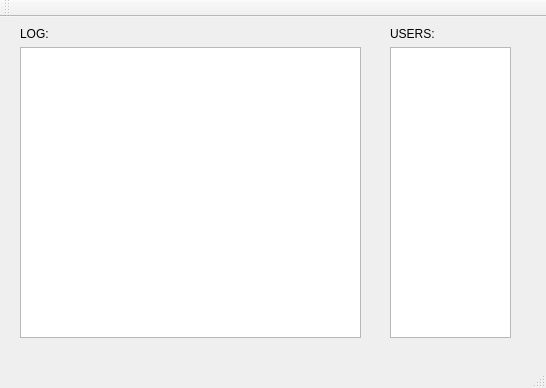
<?xml version="1.0" encoding="UTF-8"?>
<ui version="4.0">
 <class>Server</class>
 <widget class="QMainWindow" name="Server">
  <property name="geometry">
   <rect>
    <x>0</x>
    <y>0</y>
    <width>546</width>
    <height>388</height>
   </rect>
  </property>
  <property name="windowTitle">
   <string>Server</string>
  </property>
  <widget class="QWidget" name="centralWidget">
   <widget class="QLabel" name="label">
    <property name="geometry">
     <rect>
      <x>20</x>
      <y>10</y>
      <width>59</width>
      <height>14</height>
     </rect>
    </property>
    <property name="text">
     <string>LOG:</string>
    </property>
   </widget>
   <widget class="QTextEdit" name="txtLog">
    <property name="geometry">
     <rect>
      <x>20</x>
      <y>30</y>
      <width>341</width>
      <height>291</height>
     </rect>
    </property>
   </widget>
   <widget class="QLabel" name="label_2">
    <property name="geometry">
     <rect>
      <x>390</x>
      <y>10</y>
      <width>59</width>
      <height>14</height>
     </rect>
    </property>
    <property name="text">
     <string>USERS:</string>
    </property>
   </widget>
   <widget class="QListWidget" name="listUsers">
    <property name="geometry">
     <rect>
      <x>390</x>
      <y>30</y>
      <width>121</width>
      <height>291</height>
     </rect>
    </property>
   </widget>
  </widget>
  <widget class="QMenuBar" name="menuBar">
   <property name="geometry">
    <rect>
     <x>0</x>
     <y>0</y>
     <width>546</width>
     <height>19</height>
    </rect>
   </property>
  </widget>
  <widget class="QToolBar" name="mainToolBar">
   <attribute name="toolBarArea">
    <enum>TopToolBarArea</enum>
   </attribute>
   <attribute name="toolBarBreak">
    <bool>false</bool>
   </attribute>
  </widget>
  <widget class="QStatusBar" name="statusBar"/>
 </widget>
 <layoutdefault spacing="6" margin="11"/>
 <resources/>
 <connections/>
</ui>
